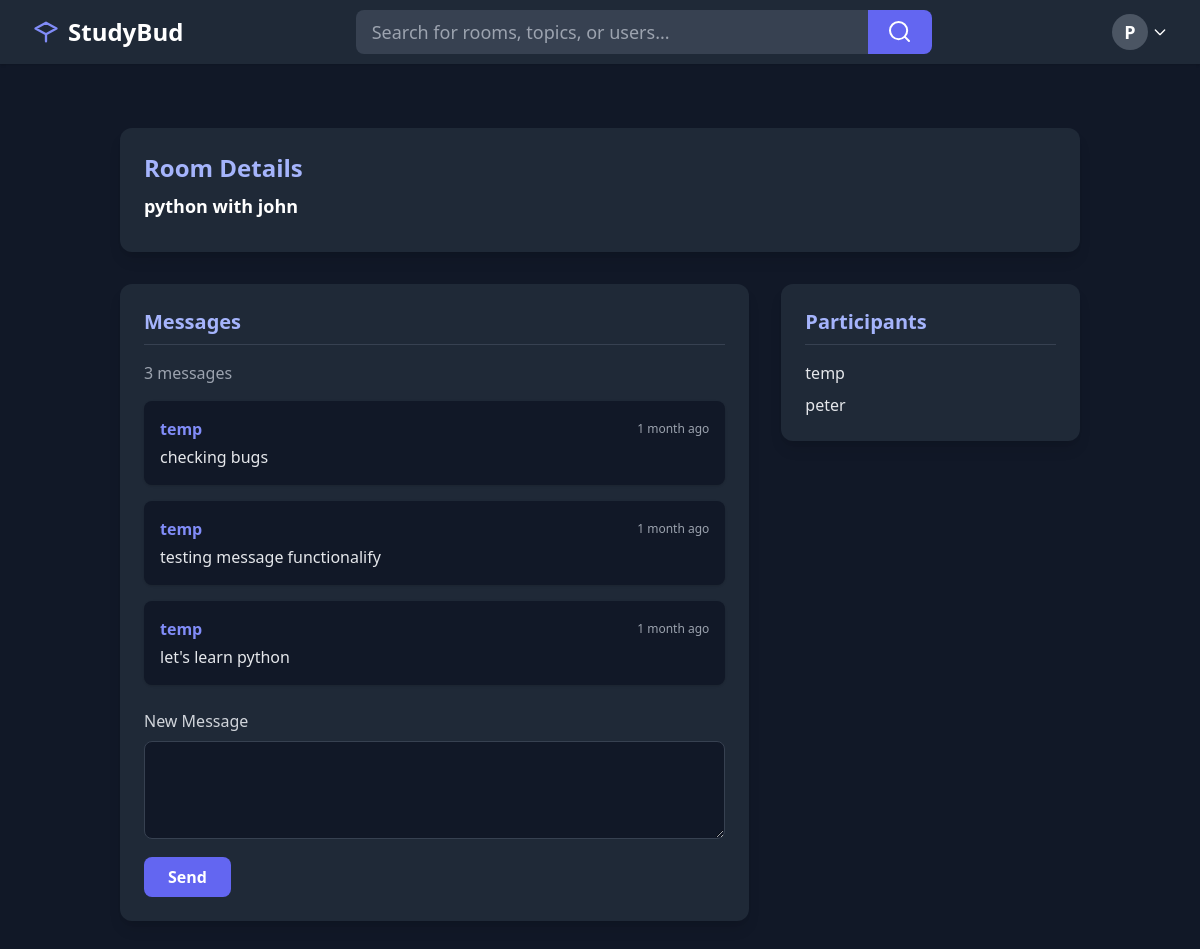
Screenshot of /room/8/ (signed in) with the database file from the repository.
### base/models.py (models this page shows, shortened)
class Room(models.Model):
    host = models.ForeignKey(User, on_delete=models.SET_NULL, null=True)
    topic = models.ForeignKey(Topic, on_delete=models.SET_NULL, null=True)
    name = models.CharField(max_length=200)
    description = models.TextField(null=True, blank=True)
    participants = models.ManyToManyField(User, related_name='participants', blank=True)
    updated = models.DateTimeField(auto_now=True)
    created = models.DateTimeField(auto_now_add=True)
    class Meta():
        ordering = ['-updated', '-created']

class Message(models.Model):
    user = models.ForeignKey(User, on_delete=models.CASCADE)
    room = models.ForeignKey(Room, on_delete=models.CASCADE)
    body = models.TextField()
    updated = models.DateTimeField(auto_now=True)
    created = models.DateTimeField(auto_now_add=True)

### base/views.py (the view, shortened to what this page needs)
# urls.py: path('room/<str:pk>/', views.room, name='room'),
def room(request, pk):
    room = Room.objects.get(id=pk)
    msgs = room.message_set.all().order_by('-created')
    participants = room.participants.all()
    context = {'room': room, 'msgs': msgs, 'participants': participants}
    return render(request, 'base/room.html', context)

### base/templates/base/room.html (shortened to what this page needs)
{% extends "main.html" %} {% block content %}
<div class="max-w-6xl mx-auto px-4 py-8">
  <div class="bg-gray-800 rounded-xl shadow-lg p-6 mb-8">
    <h2 class="text-2xl font-bold text-indigo-300 mb-2">Room Details</h2>
    <p class="text-lg text-white font-semibold mb-1">{{ room.name }}</p>
  </div>
  <div class="grid grid-cols-1 md:grid-cols-3 gap-8">
    <div class="md:col-span-2">
      <div
      class="bg-gray-800 rounded-xl shadow-lg p-6 mb-6">
        <h2 class="text-xl font-bold text-indigo-300 mb-2">Messages</h2>
        <div class="border-b border-gray-700 mb-4"></div>
        {% if msgs %}
          <span class="text-gray-400 mb-4 block">{{ msgs.count }} messages</span>
          <div class="space-y-4">
            {% for message in msgs %}
            <div class="bg-gray-900 rounded-lg p-4 shadow flex flex-col">
              <div class="flex items-center justify-between mb-1">
                <span class="text-indigo-400 font-semibold">{{ message.user.username }}</span>
                <span class="text-xs text-gray-400">{{ message.created|timesince }} ago</span>
              </div>
              <p class="text-gray-200">{{ message.body }}</p>
            </div>
            {% endfor %}
          </div>
        {% else %}
          <p class="text-gray-400">No messages in this room yet.</p>
        {% endif %}
        {% if request.user.is_authenticated %}
        <form method="POST" class="mt-6">
          <label for="message" class="block text-gray-300 mb-2">New Message</label>
          <textarea id="message" name="message" class="w-full rounded-lg bg-gray-900 text-gray-100 border border-gray-700 p-3 focus:ring-2 focus:ring-indigo-400" rows="3" required></textarea>
          <button type="submit" class="mt-3 bg-indigo-500 hover:bg-indigo-600 text-white px-6 py-2 rounded-lg font-semibold transition">Send</button>
        </form>
        {% endif %}
      </div>
    </div>
    <div>
      <div class="bg-gray-800 rounded-xl shadow-lg p-6">
        <h2 class="text-xl font-bold text-indigo-300 mb-2">Participants</h2>
        <div class="border-b border-gray-700 mb-4"></div>
        {% if participants %}
        <ul class="space-y-2">
          {% for user in participants %}
          <li class="text-gray-200">{{ user.username }}</li>
          {% endfor %}
        </ul>
        {% else %}
        <p class="text-gray-400">No participants in this room yet.</p>
        {% endif %}
      </div>
    </div>
  </div>
</div>
{% endblock %}

### templates/Navbar.html (shortened to what this page needs)
<nav class="bg-gray-800 shadow">
  <div class="max-w-7xl mx-auto px-4 sm:px-6 lg:px-8">
    <div class="flex justify-between h-16 items-center">
      <div class="flex items-center gap-2">
        <svg xmlns="http://www.w3.org/2000/svg" class="h-7 w-7 text-indigo-400" fill="none" viewBox="0 0 24 24" stroke="currentColor"><path stroke-linecap="round" stroke-linejoin="round" stroke-width="2" d="M12 14l9-5-9-5-9 5 9 5zm0 0v6m0-6l-9-5m9 5l9-5" /></svg>
        <a class="text-2xl font-bold text-white" href="{% url 'home' %}">StudyBud</a>
      </div>
      <div class="flex-1 flex items-center justify-center">
        <form method="GET" action="{% url 'home' %}" class="w-full max-w-xl flex">
          <input
            class="flex-1 rounded-l-lg bg-gray-700 text-gray-100 px-4 py-2 focus:outline-none focus:ring-2 focus:ring-indigo-400 text-lg"
            type="text"
            placeholder="Search for rooms, topics, or users..."
            aria-label="Search"
            name="q"
          />
          <button
            class="rounded-r-lg bg-indigo-500 hover:bg-indigo-600 px-5 py-2 text-white text-lg"
            type="submit"
          >
            <svg xmlns="http://www.w3.org/2000/svg" class="h-6 w-6" fill="none" viewBox="0 0 24 24" stroke="currentColor">
              <path stroke-linecap="round" stroke-linejoin="round" stroke-width="2" d="M21 21l-4.35-4.35m0 0A7.5 7.5 0 104.5 4.5a7.5 7.5 0 0012.15 12.15z" />
            </svg>
          </button>
        </form>
      </div>
      <div class="flex items-center gap-2">
        {% if user.is_authenticated %}
        <div class="relative ml-2" id="profileDropdownContainer">
          <button id="profileDropdownBtn" type="button" class="flex items-center focus:outline-none">
            <span class="inline-block h-9 w-9 rounded-full bg-gray-600 flex items-center justify-center text-white text-lg font-bold">
              {{ user.username|slice:":1"|upper }}
            </span>
            <svg class="ml-1 w-4 h-4 text-white" fill="none" stroke="currentColor" viewBox="0 0 24 24"><path stroke-linecap="round" stroke-linejoin="round" stroke-width="2" d="M19 9l-7 7-7-7"/></svg>
          </button>
        </div>
        {% else %}
        <a href="{% url 'login' %}" class="text-white bg-indigo-500 hover:bg-indigo-600 px-4 py-2 rounded transition font-semibold">Login</a>
        <a href="{% url 'register' %}" class="text-white bg-gray-700 hover:bg-indigo-400 px-4 py-2 rounded transition font-semibold">Register</a>
        {% endif %}
      </div>
    </div>
  </div>
</nav>

### rows the page displays
Room: name "python with john"
Message: user.username "temp", created "1 month", body "checking bugs"
Message: user.username "temp", created "1 month", body "testing message functionalify"
Message: user.username "temp", created "1 month", body "let's learn python"

### other values shown
{{ user.username|slice:":1"|upper }} "P"
{{ msgs.count }} "3"
{{ user.username }} "temp"
{{ user.username }} "peter"
